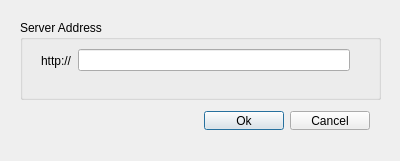
<?xml version="1.0" encoding="UTF-8"?>
<ui version="4.0">
 <class>ServerSettings</class>
 <widget class="QDialog" name="ServerSettings">
  <property name="geometry">
   <rect>
    <x>0</x>
    <y>0</y>
    <width>400</width>
    <height>161</height>
   </rect>
  </property>
  <property name="windowTitle">
   <string>ServerSettings</string>
  </property>
  <widget class="QGroupBox" name="groupBox">
   <property name="geometry">
    <rect>
     <x>20</x>
     <y>20</y>
     <width>361</width>
     <height>80</height>
    </rect>
   </property>
   <property name="title">
    <string>Server Address</string>
   </property>
   <widget class="QWidget" name="horizontalLayoutWidget">
    <property name="geometry">
     <rect>
      <x>10</x>
      <y>10</y>
      <width>331</width>
      <height>61</height>
     </rect>
    </property>
    <layout class="QHBoxLayout" name="horizontalLayout">
     <item>
      <widget class="QLabel" name="label">
       <property name="text">
        <string>http://</string>
       </property>
      </widget>
     </item>
     <item>
      <widget class="QLineEdit" name="lineEdit"/>
     </item>
    </layout>
   </widget>
  </widget>
  <widget class="QWidget" name="horizontalLayoutWidget_2">
   <property name="geometry">
    <rect>
     <x>20</x>
     <y>100</y>
     <width>361</width>
     <height>41</height>
    </rect>
   </property>
   <layout class="QHBoxLayout" name="horizontalLayout_2">
    <item>
     <spacer name="horizontalSpacer">
      <property name="orientation">
       <enum>Qt::Horizontal</enum>
      </property>
      <property name="sizeHint" stdset="0">
       <size>
        <width>40</width>
        <height>20</height>
       </size>
      </property>
     </spacer>
    </item>
    <item>
     <widget class="QPushButton" name="pushButton">
      <property name="text">
       <string>Ok</string>
      </property>
     </widget>
    </item>
    <item>
     <widget class="QPushButton" name="pushButton_2">
      <property name="text">
       <string>Cancel</string>
      </property>
     </widget>
    </item>
   </layout>
  </widget>
 </widget>
 <layoutdefault spacing="6" margin="11"/>
 <resources/>
 <connections/>
</ui>
